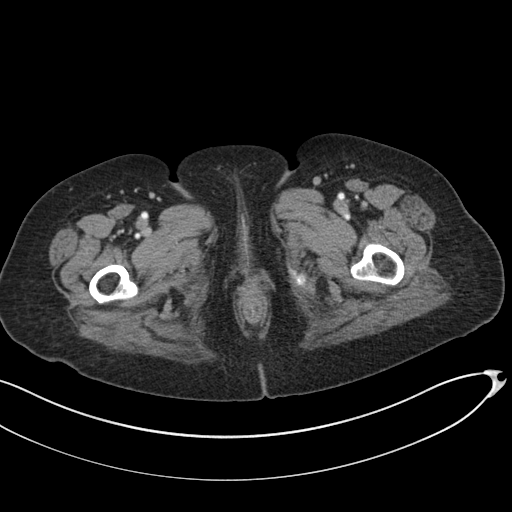
#> input picture 연구코드/data/강남/bottom/4291924.png, 512 x 512 px
$ python -i 1_phase1.py   (imports and definitions only)
#> lines starting #> are read from the running program, lines starting #| are printed output that depends on the picture
#> further down, picture is the input picture: shape (512, 512); min 0, max 255, mean 30.7
"""
[전체 목적]
PHASE 0: DLO 결과 엑셀 중복 제거 + OCR 메타데이터 보완
  → {SITE}_DLO_Results.xlsx → {SITE}_DLO_Results_Unique.xlsx
"""

import os
import re
import cv2
import numpy as np
import pytesseract
from PIL import Image
from openpyxl import load_workbook
from openpyxl.styles import Alignment, Font
from tqdm import tqdm

# ── 공통 환경 설정 ────────────────────────────────────────────────────────────
# 여기만 바꾸면 전체 경로·코드가 자동으로 연동된다.

SITE = "강남"   # "강남" 또는 "신촌"

BASE_DIR  = rf"C:\Users\jhjun\OneDrive\Desktop\2026-1_Study\연구코드\data\{SITE}\metadata"
DLO_BASE  = rf"C:\Users\jhjun\OneDrive\Desktop\2026-1_Study\연구코드\data\{SITE}\metadata"
file_path   = os.path.join(BASE_DIR, f"{SITE}_DLO_Results.xlsx")
output_path = os.path.join(BASE_DIR, f"{SITE}_DLO_Results_Unique.xlsx")

SAVE_INTERVAL = 50

pytesseract.pytesseract.tesseract_cmd = r"C:\Program Files\Tesseract-OCR\tesseract.exe"
_SERIES_PAT = re.compile(r"Series\s*Desc[^\n]*?:\s*([^:\n]+)", re.IGNORECASE)
_BOLD_CENTER = Font(bold=True), Alignment(horizontal="center")


# ── 공통 함수 ─────────────────────────────────────────────────────────────────

# [9 lines left out: function parse_dlo_img_path, not called in this run]


def _remove_horizontal_lines(binary_img: np.ndarray) -> np.ndarray:
    """표 구분선 등 수평선을 제거하여 겹쳐진 글자(+, - 등)의 OCR 인식률을 높임"""
    _, w = binary_img.shape
#> w = 512
    inv = cv2.bitwise_not(binary_img)
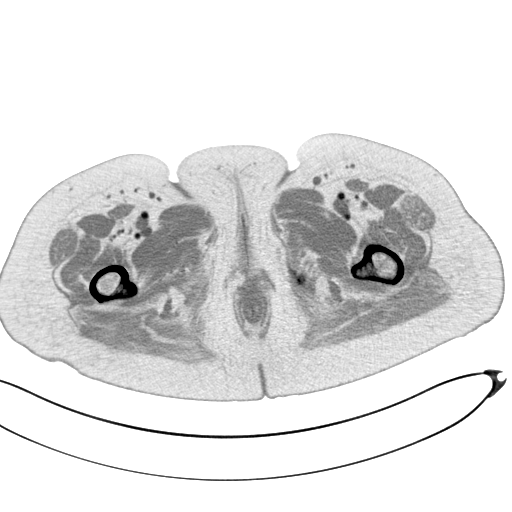
#> inv: shape (512, 512); min 0, max 255, mean 224.3
    # 이미지 너비의 1/5 이상 되는 수평 획만 선으로 간주
    kernel_w = max(w // 5, 50)
#> kernel_w = 102
    h_kernel = cv2.getStructuringElement(cv2.MORPH_RECT, (kernel_w, 1))
    h_lines  = cv2.morphologyEx(inv, cv2.MORPH_OPEN, h_kernel, iterations=2)
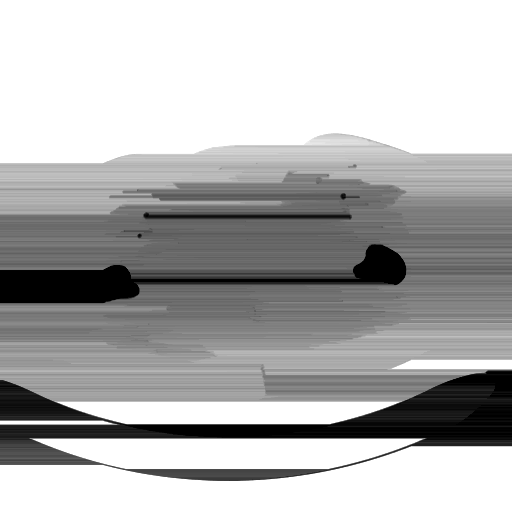
#> h_lines: shape (512, 512); min 0, max 255, mean 178.4
    return cv2.bitwise_not(cv2.subtract(inv, h_lines))
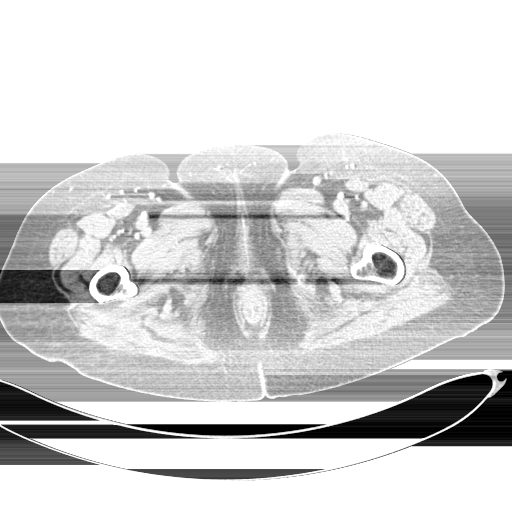
#> returned value: shape (512, 512); min 0, max 255, mean 208.8


# [241 lines left out: functions _detect_plus_after_as, extract_metadata_from_sarco, drop_blank_columns, step0_1_load_excel, step0_2_ocr_metadata, step0_3_save and 1 more, not called in this run]


# [6 lines not run here, left out]

>>> import cv2
>>> picture = cv2.imread('../../../data/강남/bottom/4291924.png', cv2.IMREAD_GRAYSCALE)
>>> result = _remove_horizontal_lines(picture)

$ run again, on 연구코드/data/강남/bottom/5481149.png
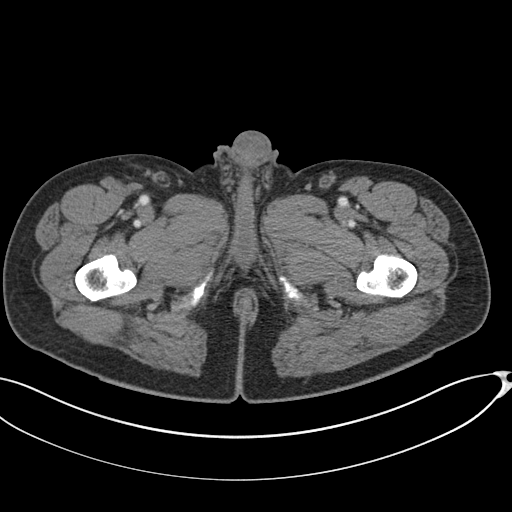
#> input picture 연구코드/data/강남/bottom/5481149.png, 512 x 512 px
#> picture is the input picture: shape (512, 512); min 0, max 255, mean 38.6
#> in _remove_horizontal_lines, `inv = cv2.bitwise_not(binary_img)`:
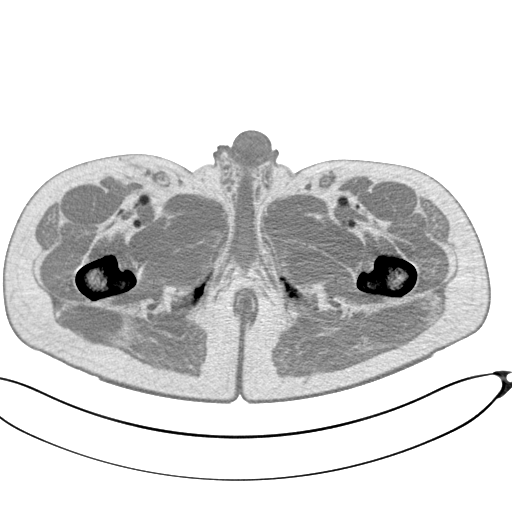
#> inv: shape (512, 512); min 0, max 255, mean 216.4
#> in _remove_horizontal_lines, `return cv2.bitwise_not(cv2.subtract(inv, h_lines))`:
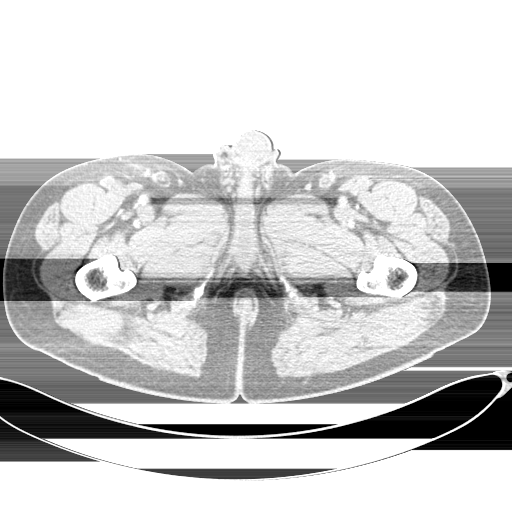
#> returned value: shape (512, 512); min 0, max 255, mean 203.9

$ run again, on 연구코드/data/강남/bottom/5572259.png
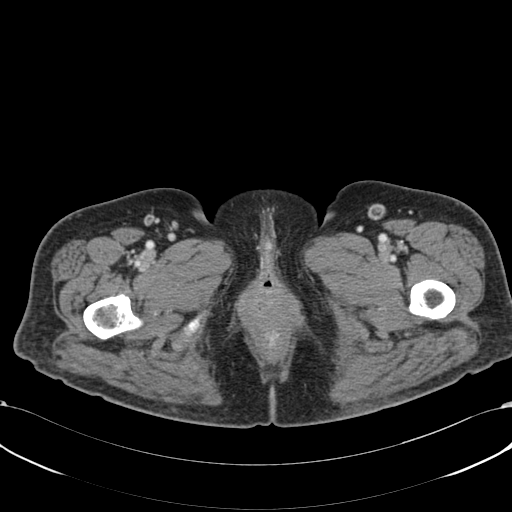
#> input picture 연구코드/data/강남/bottom/5572259.png, 512 x 512 px
#> picture is the input picture: shape (512, 512); min 0, max 255, mean 36
#> in _remove_horizontal_lines, `inv = cv2.bitwise_not(binary_img)`:
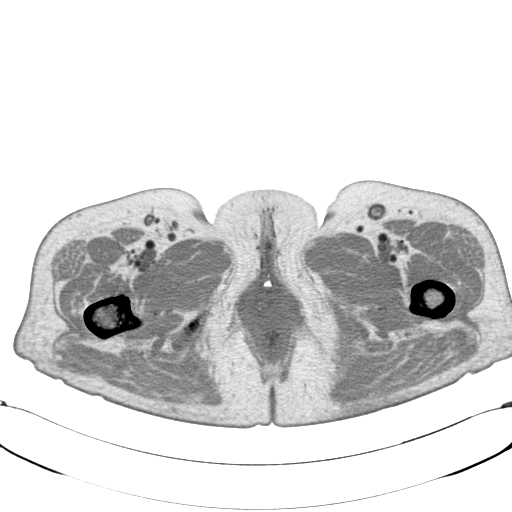
#> inv: shape (512, 512); min 0, max 255, mean 219
#> in _remove_horizontal_lines, `return cv2.bitwise_not(cv2.subtract(inv, h_lines))`:
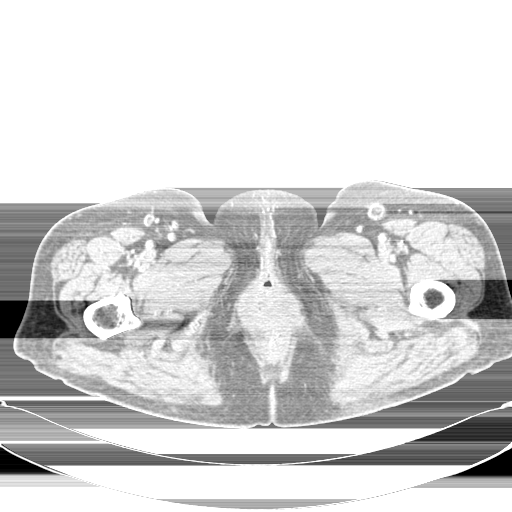
#> returned value: shape (512, 512); min 0, max 255, mean 212.5

$ run again, on 연구코드/data/강남/bottom/5676496.png
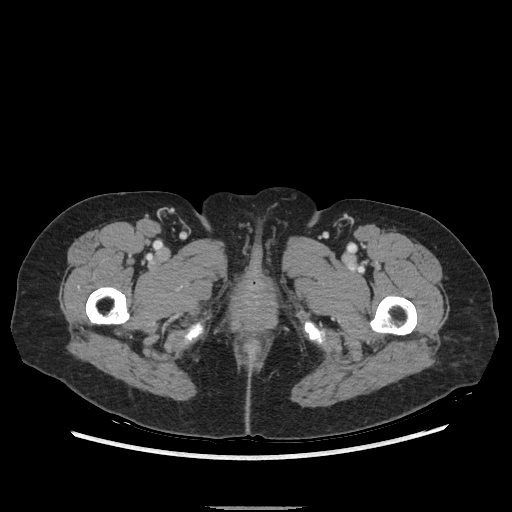
#> input picture 연구코드/data/강남/bottom/5676496.png, 512 x 512 px
#> picture is the input picture: shape (512, 512); min 0, max 255, mean 33.7
#> in _remove_horizontal_lines, `inv = cv2.bitwise_not(binary_img)`:
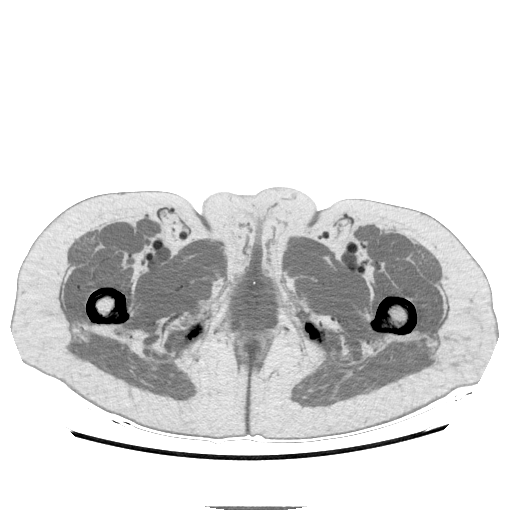
#> inv: shape (512, 512); min 0, max 255, mean 221.3
#> in _remove_horizontal_lines, `return cv2.bitwise_not(cv2.subtract(inv, h_lines))`:
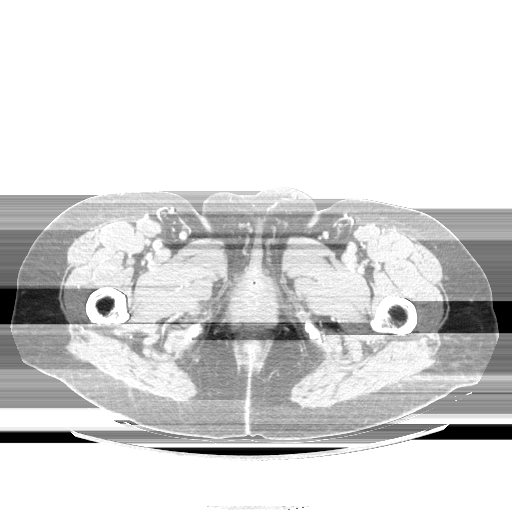
#> returned value: shape (512, 512); min 0, max 255, mean 217.8
